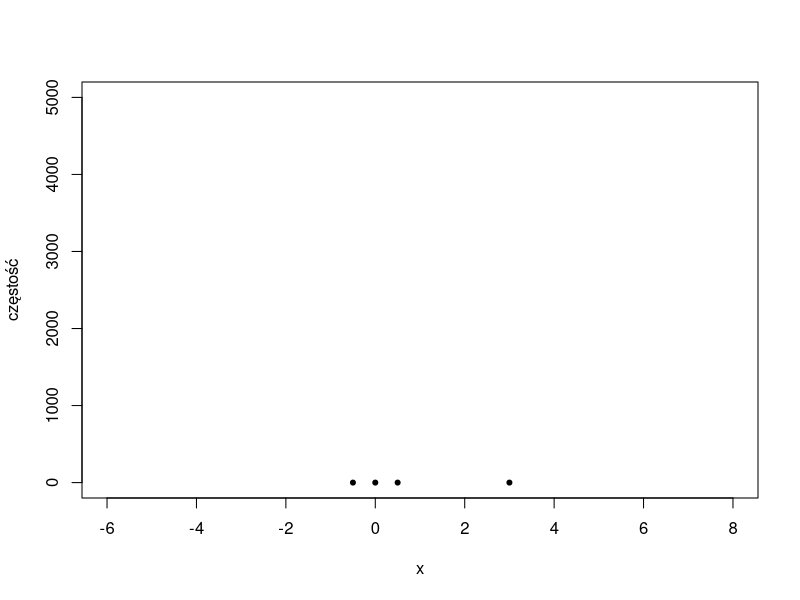
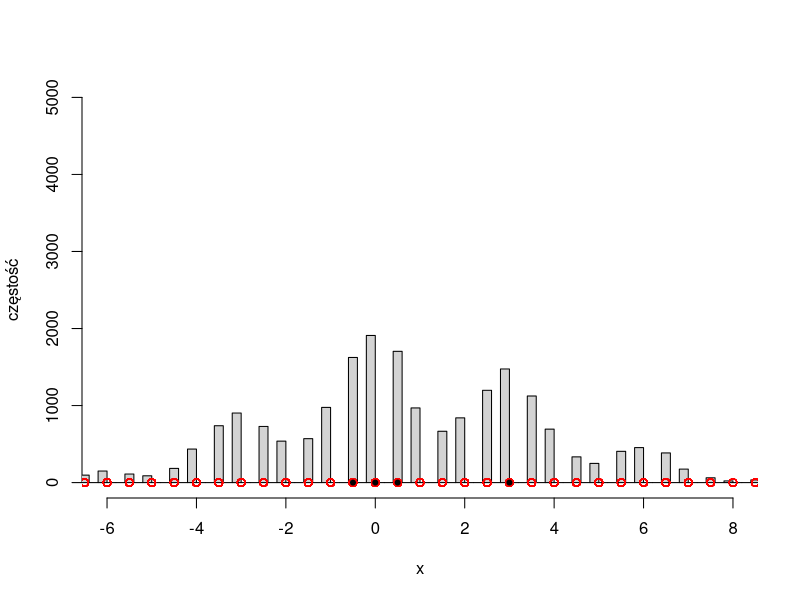

Generate these figures, in order, with R:
#!/usr/bin/Rscript

seed = 1
set.seed(seed)
ITER = 10000
F = 1
x = c(-0.5, 0, 0.5, 3)
NP = length(x)
xlim = c(-6, 8)
ylim = c(0, ITER/2)

png(paste(seed, ".png", sep = ""))
plot(x, rep(0, NP), pch = 20, xlim = xlim, ylim = ylim, xlab = "x", ylab = "częstość")

mutants = c()
for (i in 1:ITER)
{
	x1 = x[sample(NP, 1)]
	x2 = x[sample(NP, 1)]
	x3 = x[sample(NP, 1)]
	x4 = x[sample(NP, 1)]
	x5 = x[sample(NP, 1)]
	w = F*(x2 - x3 + x4 - x5)
	mutants = c(mutants, x1 + w, x1 - w)      # DE/rand
	#mutants = c(mutants, w, -w) 	   # DE/best
}
hist(mutants, xlim = xlim, ylim = ylim, breaks = 100, xlab = "x", ylab = "częstość", main = "")
points(mutants, rep(0, length(mutants)), col = "red")
points(x, xlim = xlim, ylim = ylim, rep(0, NP), pch = 20, col = "black",  xlim = xlim, ylim = ylim, xlab = "x", ylab = "częstość")
